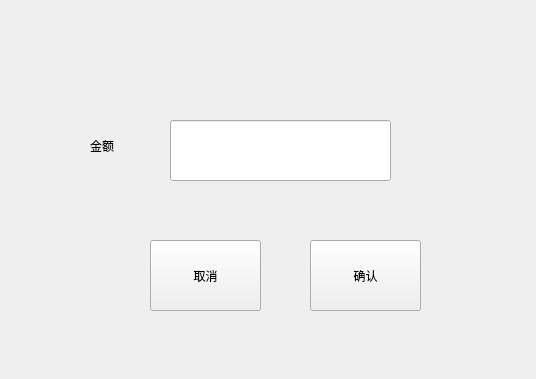
<?xml version="1.0" encoding="UTF-8"?>
<ui version="4.0">
 <class>topupWindow</class>
 <widget class="QWidget" name="topupWindow">
  <property name="geometry">
   <rect>
    <x>0</x>
    <y>0</y>
    <width>536</width>
    <height>379</height>
   </rect>
  </property>
  <property name="windowTitle">
   <string>Form</string>
  </property>
  <widget class="QLineEdit" name="lineEdit">
   <property name="geometry">
    <rect>
     <x>170</x>
     <y>120</y>
     <width>221</width>
     <height>61</height>
    </rect>
   </property>
  </widget>
  <widget class="QLabel" name="label">
   <property name="geometry">
    <rect>
     <x>90</x>
     <y>130</y>
     <width>61</width>
     <height>31</height>
    </rect>
   </property>
   <property name="text">
    <string>金额</string>
   </property>
  </widget>
  <widget class="QPushButton" name="cancel">
   <property name="geometry">
    <rect>
     <x>150</x>
     <y>240</y>
     <width>111</width>
     <height>71</height>
    </rect>
   </property>
   <property name="text">
    <string>取消</string>
   </property>
  </widget>
  <widget class="QPushButton" name="ok">
   <property name="geometry">
    <rect>
     <x>310</x>
     <y>240</y>
     <width>111</width>
     <height>71</height>
    </rect>
   </property>
   <property name="text">
    <string>确认</string>
   </property>
  </widget>
 </widget>
 <resources/>
 <connections/>
</ui>
